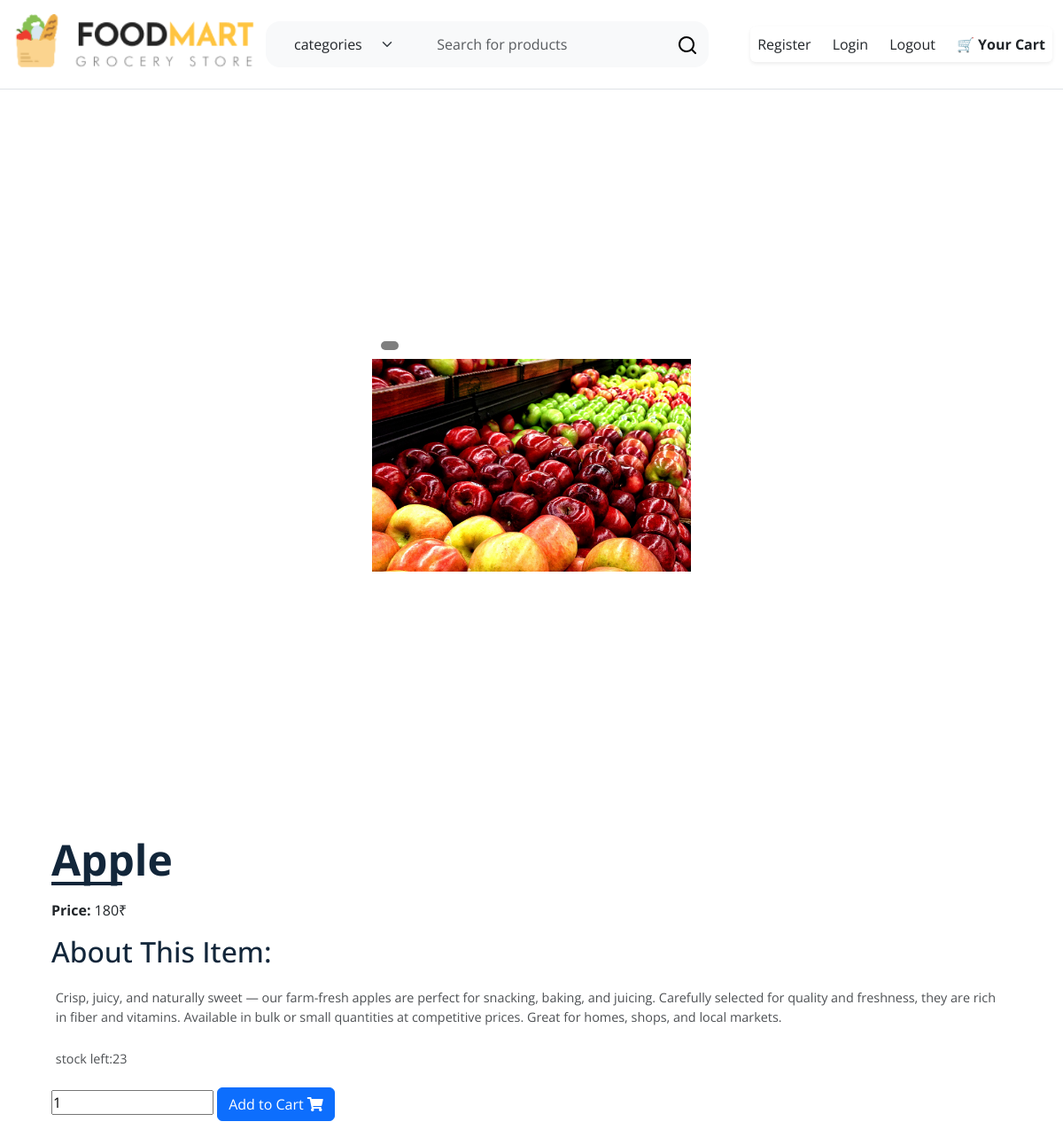
The app's page /fruits/apple/ with its own data.
### shop/models.py (models this page shows, shortened)
class products(models.Model):
    name = models.CharField(max_length=100)
    slug = models.SlugField(max_length=100, unique=True)
    image = models.ImageField(upload_to='products/', null=True, blank=True)
    description = models.TextField()
    stock = models.IntegerField()
    available = models.BooleanField()
    price = models.IntegerField()
    category = models.ForeignKey(category, on_delete=models.CASCADE)

### shop/views.py (the view)
# urls.py: path('<slug:c_slug>/<slug:product_slug>/', views.prodDetails, name='details'),
def prodDetails(request,c_slug,product_slug):
    try:
        prod=products.objects.get(category__slug=c_slug,slug=product_slug)
    except Exception as e:
        raise e
    return render(request, 'product.html',{'pr':prod})

### cart/context_processors.py (called while the page is built)
def count(request):
    item_count = 0
    if 'admin' in request.path:
        return {}
    try:
        ct = cartlist.objects.filter(cart_id=cart_id(request)).first()
        if ct:
            itc = items.objects.filter(cart=ct)
            for c in itc:
                item_count += c.quantity
    except cartlist.DoesNotExist:
        item_count = 0
    return dict(itc=item_count)

### cart/views.py (called while the page is built)
def cart_id(request):
    ct_id = request.session.session_key
    if not ct_id:
        request.session.create()  # Creates a new session and assigns an ID
        ct_id = request.session.session_key
    return ct_id

### templates/product.html (shortened to what this page needs)
<!DOCTYPE html>
{% extends 'base.html' %}
{% load static %}
{% block content %}
<html>
  <head>
    <link rel="stylesheet" href="{% static 'pr/style.css' %}">
        <link rel="stylesheet" href="https://cdnjs.cloudflare.com/ajax/libs/font-awesome/5.15.1/css/all.min.css" />
  </head>
  <body>
   <div class="card-wrapper" style="display: flex; gap: 20px; max-width: 900px; margin: auto;">
  <div class="product-imgs" style="position: relative; width: 40%;">
    <img src="{{ pr.image.url }}"
         style="height: 300px; width: 100%; object-fit: contain;"
         alt="product image" />
    <div style="
         position: absolute;
         top: 10px;
         left: 10px;
         color: white;
         background-color: rgba(0, 0, 0, 0.5);
         padding: 5px 10px;
         border-radius: 5px;">
    </div>
  </div>
            </div>
        <div class = "product-content">
          <h2 class = "product-title">{{pr.name}}</h2>
          <div class = "product-price">
            <p class = "-price"> Price: <span>{{pr.price}}₹ </span></p>
          </div>
          <div class = "product-detail">
            <h2>about this item: </h2>
            <p>{{pr.description}}</p>
            <p>stock left:{{pr.stock}}</p>
  {% if pr.stock <= 0 %}
      <h3 style="color:red">Sorry, out of stock</h3>
            {% else %}
          </div>
          <form method="get" action="{% url 'AddCart' pr.id %}">
    <input type="number" name="quantity" min="1" value="1">
    <button type="submit" class="btn btn-primary">
        Add to Cart <i class="fas fa-shopping-cart"></i>
    </button>
</form>
{% endif %}
          </div>
  </body>
</html>
{% endblock %}

### static/hm/style.css (style rules this page uses)
* { box-sizing: border-box; padding: 0; margin: 0; font-family: 'Open Sans', sans-serif; }
body { line-height: 1.5; }
.card-wrapper { max-width: 1100px; margin: 0 auto; }
img { width: 100%; display: block; }
.product-content { padding: 2rem 1rem; }
.product-title { font-size: 3rem; text-transform: capitalize; font-weight: 700; position: relative; color: #12263a; margin: 1rem 0; }
.product-title::after { content: ""; position: absolute; left: 0; bottom: 0; height: 4px; width: 80px; background: #12263a; }
.product-price { margin: 1rem 0; font-size: 1rem; font-weight: 700; }
.product-price span { font-weight: 400; }
.product-detail h2 { text-transform: capitalize; color: #12263a; padding-bottom: 0.6rem; }
.product-detail p { font-size: 0.9rem; padding: 0.3rem; opacity: 0.8; }
@media screen and (min-width: 992px) { .card-wrapper { height: 100vh; display: flex; justify-content: center; align-items: center; } }
@media screen and (min-width: 992px) { .product-imgs { display: flex; flex-direction: column; justify-content: center; } }
@media screen and (min-width: 992px) { .product-content { padding-top: 0; } }

### records on screen
products: image (picture), name "Apple", price "180", description "Crisp, juicy, and naturally sweet — our farm-fresh apples are perfect for snacking, baking, and juicing. Carefully selected for quality and freshness, they are rich in fiber and vitamins. Available in bulk or small quantities at competitive prices. Great for homes, shops, and local markets.", stock "23"
